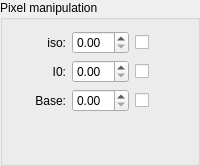
           <widget class="QGroupBox" name="grpPixelManipul">
            <property name="title">
             <string>Pixel manipulation</string>
            </property>
            <layout class="QGridLayout" name="gridLayout_43">
             <item row="3" column="1">
              <spacer name="verticalSpacer_16">
               <property name="orientation">
                <enum>Qt::Vertical</enum>
               </property>
               <property name="sizeHint" stdset="0">
                <size>
                 <width>20</width>
                 <height>40</height>
                </size>
               </property>
              </spacer>
             </item>
             <item row="0" column="0">
              <widget class="QLabel" name="lbliso">
               <property name="text">
                <string>iso:</string>
               </property>
               <property name="alignment">
                <set>Qt::AlignRight|Qt::AlignTrailing|Qt::AlignVCenter</set>
               </property>
              </widget>
             </item>
             <item row="1" column="0">
              <widget class="QLabel" name="lblI0">
               <property name="text">
                <string>I0:</string>
               </property>
               <property name="alignment">
                <set>Qt::AlignRight|Qt::AlignTrailing|Qt::AlignVCenter</set>
               </property>
              </widget>
             </item>
             <item row="2" column="1">
              <widget class="QDoubleSpinBox" name="inpBase"/>
             </item>
             <item row="2" column="0">
              <widget class="QLabel" name="lblBase">
               <property name="text">
                <string>Base:</string>
               </property>
               <property name="alignment">
                <set>Qt::AlignRight|Qt::AlignTrailing|Qt::AlignVCenter</set>
               </property>
              </widget>
             </item>
             <item row="0" column="1">
              <widget class="QDoubleSpinBox" name="inpiso"/>
             </item>
             <item row="0" column="2">
              <widget class="QCheckBox" name="fitiso">
               <property name="text">
                <string/>
               </property>
              </widget>
             </item>
             <item row="1" column="2">
              <widget class="QCheckBox" name="fitI0">
               <property name="text">
                <string/>
               </property>
              </widget>
             </item>
             <item row="2" column="2">
              <widget class="QCheckBox" name="fitBase">
               <property name="text">
                <string/>
               </property>
              </widget>
             </item>
             <item row="1" column="1">
              <widget class="QDoubleSpinBox" name="inpI0"/>
             </item>
            </layout>
           </widget>
